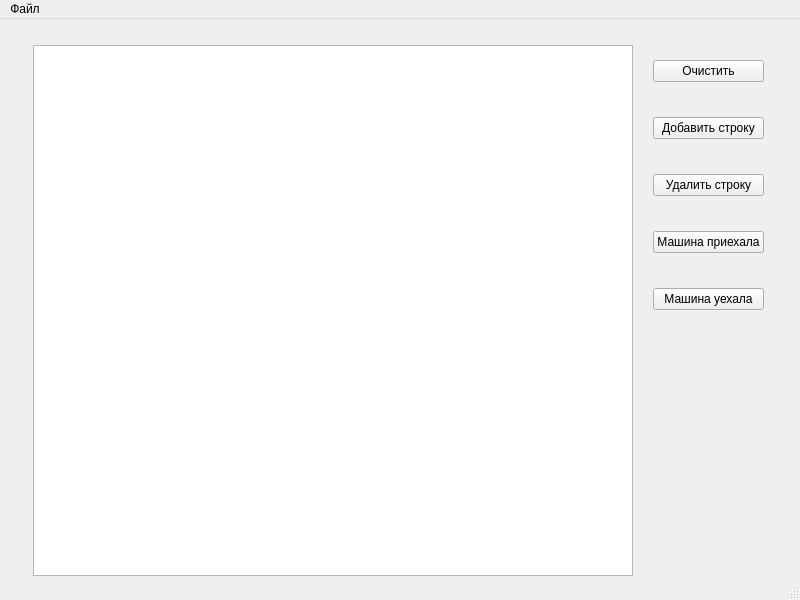
<?xml version="1.0" encoding="UTF-8"?>
<ui version="4.0">
 <class>MainWindow</class>
 <widget class="QMainWindow" name="MainWindow">
  <property name="geometry">
   <rect>
    <x>0</x>
    <y>0</y>
    <width>800</width>
    <height>600</height>
   </rect>
  </property>
  <property name="windowTitle">
   <string>MainWindow</string>
  </property>
  <widget class="QWidget" name="centralwidget">
   <widget class="QWidget" name="horizontalLayoutWidget">
    <property name="geometry">
     <rect>
      <x>33</x>
      <y>26</y>
      <width>731</width>
      <height>531</height>
     </rect>
    </property>
    <layout class="QHBoxLayout" name="horizontalLayout">
     <property name="spacing">
      <number>20</number>
     </property>
     <item>
      <widget class="QTableView" name="MainTableView"/>
     </item>
     <item>
      <layout class="QVBoxLayout" name="verticalLayout">
       <property name="bottomMargin">
        <number>250</number>
       </property>
       <item>
        <widget class="QPushButton" name="btn_clear">
         <property name="text">
          <string>Очистить</string>
         </property>
        </widget>
       </item>
       <item>
        <widget class="QPushButton" name="btn_add_column">
         <property name="text">
          <string>Добавить строку</string>
         </property>
        </widget>
       </item>
       <item>
        <widget class="QPushButton" name="btn_del_column">
         <property name="text">
          <string>Удалить строку</string>
         </property>
        </widget>
       </item>
       <item>
        <widget class="QPushButton" name="btn_set_car">
         <property name="text">
          <string>Машина приехала</string>
         </property>
        </widget>
       </item>
       <item>
        <widget class="QPushButton" name="btn_remove_car">
         <property name="text">
          <string>Машина уехала</string>
         </property>
        </widget>
       </item>
      </layout>
     </item>
    </layout>
   </widget>
  </widget>
  <widget class="QMenuBar" name="menubar">
   <property name="geometry">
    <rect>
     <x>0</x>
     <y>0</y>
     <width>800</width>
     <height>21</height>
    </rect>
   </property>
   <widget class="QMenu" name="menu">
    <property name="title">
     <string>Файл</string>
    </property>
    <addaction name="action"/>
    <addaction name="action_2"/>
   </widget>
   <addaction name="menu"/>
  </widget>
  <widget class="QStatusBar" name="statusbar"/>
  <action name="action">
   <property name="text">
    <string>Сохранить как...</string>
   </property>
  </action>
  <action name="action_2">
   <property name="text">
    <string>Открыть</string>
   </property>
  </action>
 </widget>
 <resources/>
 <connections/>
</ui>
